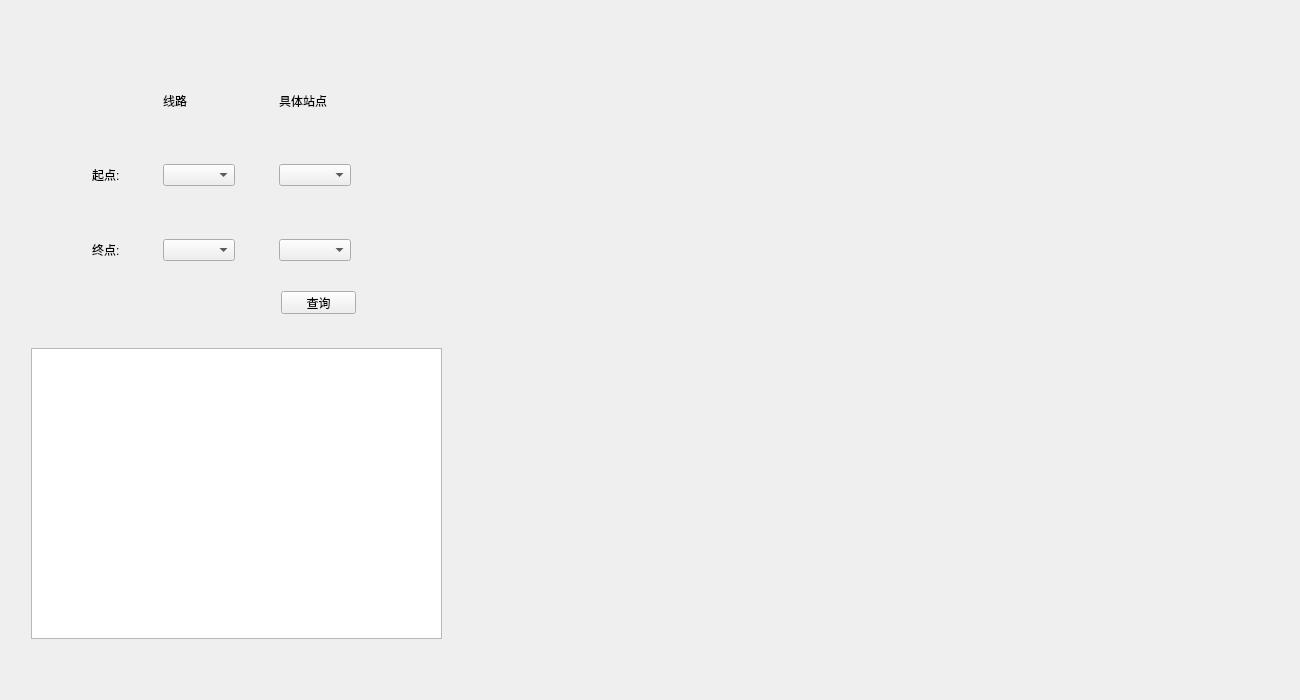
<?xml version="1.0" encoding="UTF-8"?>
<ui version="4.0">
 <class>myWidget</class>
 <widget class="QWidget" name="myWidget">
  <property name="geometry">
   <rect>
    <x>0</x>
    <y>0</y>
    <width>1300</width>
    <height>700</height>
   </rect>
  </property>
  <property name="minimumSize">
   <size>
    <width>1300</width>
    <height>700</height>
   </size>
  </property>
  <property name="maximumSize">
   <size>
    <width>1300</width>
    <height>700</height>
   </size>
  </property>
  <property name="windowTitle">
   <string>myWidget</string>
  </property>
  <widget class="QWidget" name="right" native="true">
   <property name="geometry">
    <rect>
     <x>480</x>
     <y>10</y>
     <width>800</width>
     <height>650</height>
    </rect>
   </property>
   <widget class="maplabel" name="mapL">
    <property name="enabled">
     <bool>true</bool>
    </property>
    <property name="geometry">
     <rect>
      <x>9</x>
      <y>9</y>
      <width>781</width>
      <height>631</height>
     </rect>
    </property>
    <property name="text">
     <string/>
    </property>
   </widget>
  </widget>
  <widget class="QWidget" name="left" native="true">
   <property name="geometry">
    <rect>
     <x>10</x>
     <y>10</y>
     <width>450</width>
     <height>650</height>
    </rect>
   </property>
   <layout class="QVBoxLayout" name="verticalLayout">
    <item>
     <widget class="QWidget" name="lup" native="true">
      <widget class="QWidget" name="search" native="true">
       <property name="geometry">
        <rect>
         <x>60</x>
         <y>60</y>
         <width>281</width>
         <height>191</height>
        </rect>
       </property>
       <layout class="QGridLayout" name="gridLayout">
        <item row="0" column="2">
         <widget class="QLabel" name="Line">
          <property name="text">
           <string>线路</string>
          </property>
         </widget>
        </item>
        <item row="0" column="4">
         <widget class="QLabel" name="label_2">
          <property name="text">
           <string>具体站点</string>
          </property>
         </widget>
        </item>
        <item row="1" column="2">
         <spacer name="verticalSpacer_3">
          <property name="orientation">
           <enum>Qt::Vertical</enum>
          </property>
          <property name="sizeHint" stdset="0">
           <size>
            <width>20</width>
            <height>40</height>
           </size>
          </property>
         </spacer>
        </item>
        <item row="1" column="4">
         <spacer name="verticalSpacer_4">
          <property name="orientation">
           <enum>Qt::Vertical</enum>
          </property>
          <property name="sizeHint" stdset="0">
           <size>
            <width>20</width>
            <height>40</height>
           </size>
          </property>
         </spacer>
        </item>
        <item row="2" column="0">
         <widget class="QLabel" name="startL">
          <property name="text">
           <string>起点:</string>
          </property>
         </widget>
        </item>
        <item row="2" column="1">
         <spacer name="horizontalSpacer">
          <property name="orientation">
           <enum>Qt::Horizontal</enum>
          </property>
          <property name="sizeHint" stdset="0">
           <size>
            <width>40</width>
            <height>20</height>
           </size>
          </property>
         </spacer>
        </item>
        <item row="2" column="2">
         <widget class="QComboBox" name="S_L"/>
        </item>
        <item row="2" column="3">
         <spacer name="horizontalSpacer_3">
          <property name="orientation">
           <enum>Qt::Horizontal</enum>
          </property>
          <property name="sizeHint" stdset="0">
           <size>
            <width>40</width>
            <height>20</height>
           </size>
          </property>
         </spacer>
        </item>
        <item row="2" column="4">
         <widget class="QComboBox" name="S_P"/>
        </item>
        <item row="3" column="2">
         <spacer name="verticalSpacer">
          <property name="orientation">
           <enum>Qt::Vertical</enum>
          </property>
          <property name="sizeHint" stdset="0">
           <size>
            <width>20</width>
            <height>40</height>
           </size>
          </property>
         </spacer>
        </item>
        <item row="3" column="4">
         <spacer name="verticalSpacer_2">
          <property name="orientation">
           <enum>Qt::Vertical</enum>
          </property>
          <property name="sizeHint" stdset="0">
           <size>
            <width>20</width>
            <height>40</height>
           </size>
          </property>
         </spacer>
        </item>
        <item row="4" column="0">
         <widget class="QLabel" name="endL">
          <property name="text">
           <string>终点:</string>
          </property>
         </widget>
        </item>
        <item row="4" column="1">
         <spacer name="horizontalSpacer_2">
          <property name="orientation">
           <enum>Qt::Horizontal</enum>
          </property>
          <property name="sizeHint" stdset="0">
           <size>
            <width>40</width>
            <height>20</height>
           </size>
          </property>
         </spacer>
        </item>
        <item row="4" column="2">
         <widget class="QComboBox" name="E_L"/>
        </item>
        <item row="4" column="3">
         <spacer name="horizontalSpacer_4">
          <property name="orientation">
           <enum>Qt::Horizontal</enum>
          </property>
          <property name="sizeHint" stdset="0">
           <size>
            <width>40</width>
            <height>20</height>
           </size>
          </property>
         </spacer>
        </item>
        <item row="4" column="4">
         <widget class="QComboBox" name="E_P"/>
        </item>
       </layout>
      </widget>
      <widget class="QPushButton" name="pushButton">
       <property name="geometry">
        <rect>
         <x>260</x>
         <y>270</y>
         <width>75</width>
         <height>23</height>
        </rect>
       </property>
       <property name="text">
        <string>查询</string>
       </property>
      </widget>
      <zorder>search</zorder>
      <zorder>pushButton</zorder>
      <zorder>ldown</zorder>
     </widget>
    </item>
    <item>
     <widget class="QWidget" name="ldown" native="true">
      <widget class="QTextBrowser" name="Res">
       <property name="geometry">
        <rect>
         <x>10</x>
         <y>10</y>
         <width>411</width>
         <height>291</height>
        </rect>
       </property>
      </widget>
     </widget>
    </item>
   </layout>
  </widget>
 </widget>
 <layoutdefault spacing="6" margin="11"/>
 <customwidgets>
  <customwidget>
   <class>maplabel</class>
   <extends>QLabel</extends>
   <header>maplabel.h</header>
  </customwidget>
 </customwidgets>
 <resources/>
 <connections/>
</ui>
